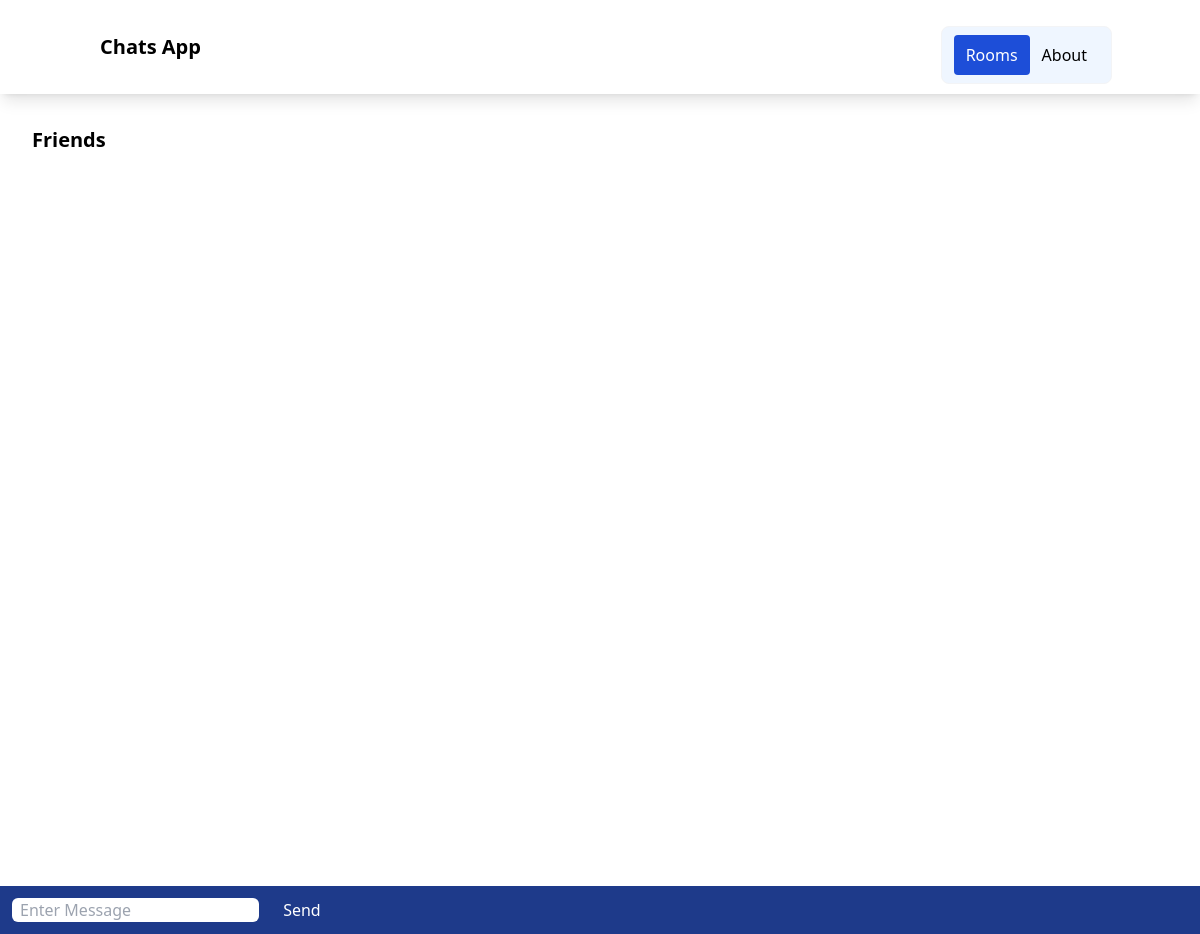
The app's page /friends/, older data.
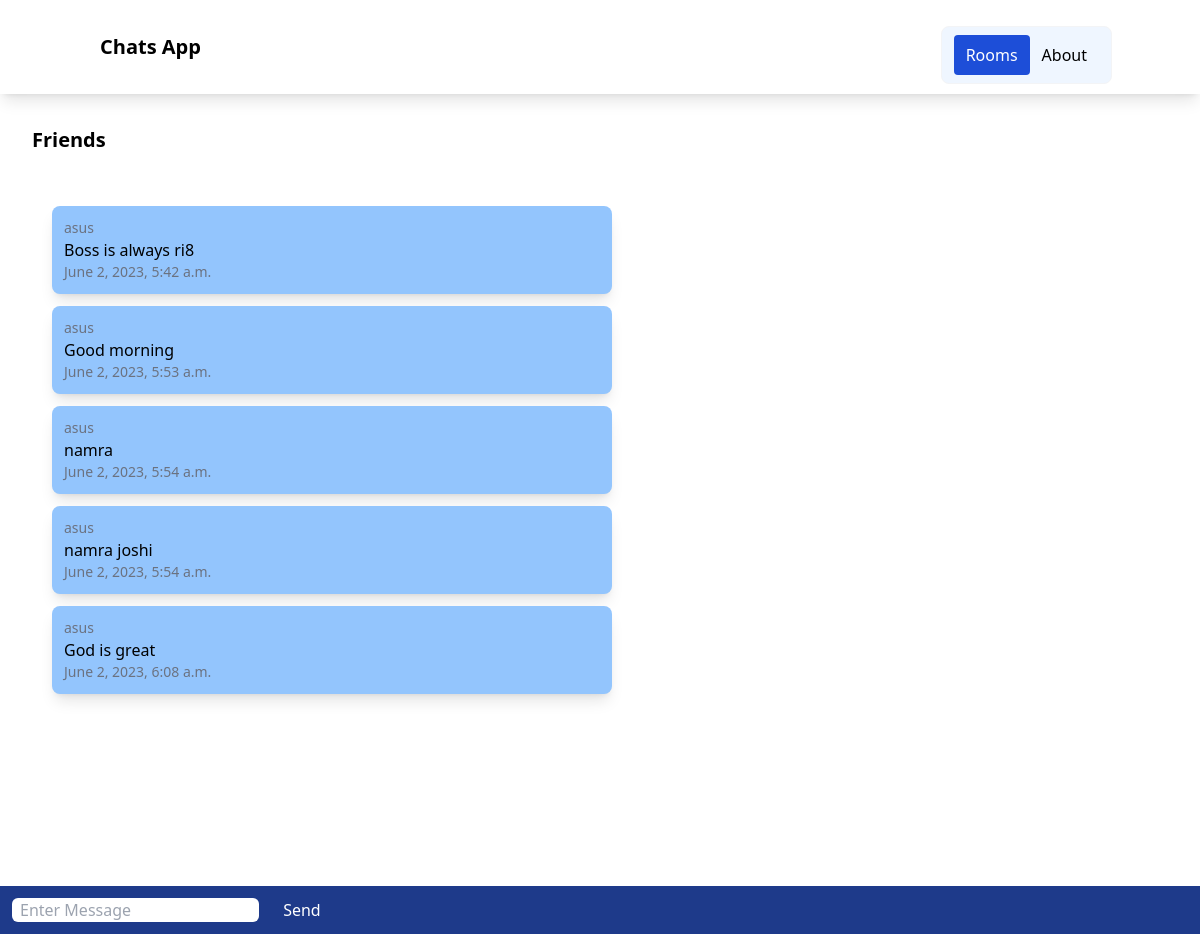
The same page, newer data.
### chatapp/models.py (models this page shows, shortened)
class ChatRoom(models.Model):
    name = models.CharField(max_length=100)
    slug = models.SlugField(unique=True)

class ChatMessage(models.Model):
    user = models.ForeignKey(User, on_delete=models.CASCADE)
    room = models.ForeignKey(ChatRoom, on_delete=models.CASCADE)
    message_content = models.TextField()
    date = models.DateTimeField(auto_now=True)
    class Meta:
        ordering = ('date',)

### chatapp/views.py (the view)
# urls.py: path('<slug:slug>/',views.chatroom,name='chatroom'),
def chatroom(request, slug):
    chatroom = ChatRoom.objects.get(slug=slug)
    messages = ChatMessage.objects.filter(room=chatroom)[0:30]
    return render(request, 'chatapp/room.html', {'chatroom': chatroom,'messages':messages})

### chatapp/templates/chatapp/room.html (shortened to what this page needs)
{% extends 'chatapp/base.html' %}
{% block body %}
<div class="m-8 text-xl font-bold">
    {{chatroom.name}}
</div>
<div class="message-container m-10 overflow-auto h-[700px]" id="message-container">
    <div id="chat-messages">
        {% for message in messages %}
        <div class="message shadow-lg p-3 m-3 rounded-lg w-1/2 bg-blue-300">
            <div class="text-sm text-gray-500">
                {{message.user.username}}
            </div>
            {{message.message_content}}
            <div class="text-sm text-gray-500">
                {{message.date}}
            </div>
        </div>
        {% endfor %}
    </div>
</div>
<div class="form--container fixed inset-x-0 bottom-0 bg-blue-900 p-3">
    <form action="" method="post">
        <input class="rounded-md px-2" id="message-input" type="text" name="message" placeholder="Enter Message">
        <button class="text-white ml-5" id="send-button" type="submit">Send</button>
    </form>
</div>
{% endblock %}

### chatapp/templates/chatapp/base.html (shortened to what this page needs)
<!DOCTYPE html>
<html lang="en">
<head>
    <script src="https://cdn.tailwindcss.com"></script>
</head>
<body>
    <nav class="shadow-lg px-3 py-2.5">
        <div class="container flex flex-wrap justify-between mx-auto">
            <a class="flex items-center" href="{% url 'index' %}">
                <span class="self-center text-xl font-semibold">Chats App</span>
            </a>
            <div class="block w-auto">
                <ul class="flex items-center px-3 py-2 mt-4 border rounded-lg border-gray-100 bg-blue-50">
                    <li>
                        <a class="block py-2 px-3 rounded bg-blue-700 text-white" href="">Rooms</a>
                    </li>
                    <li>
                        <a class="block py-2 px-3 rounded" href="{% url 'About' %}">About</a>
                    </li>
                </ul>
            </div>
        </div>
    </nav>
    {% block body %}
    {% endblock %}
</body>
</html>

Row changes from the older to the newer data that the page shows:
added ChatMessage: user.username "asus", message_content "Boss is always ri8", date "June 2, 2023, 5:42 a.m."
added ChatMessage: user.username "asus", message_content "Good morning", date "June 2, 2023, 5:53 a.m."
added ChatMessage: user.username "asus", message_content "namra", date "June 2, 2023, 5:54 a.m."
added ChatMessage: user.username "asus", message_content "namra joshi", date "June 2, 2023, 5:54 a.m."
added ChatMessage: user.username "asus", message_content "God is great", date "June 2, 2023, 6:08 a.m."
